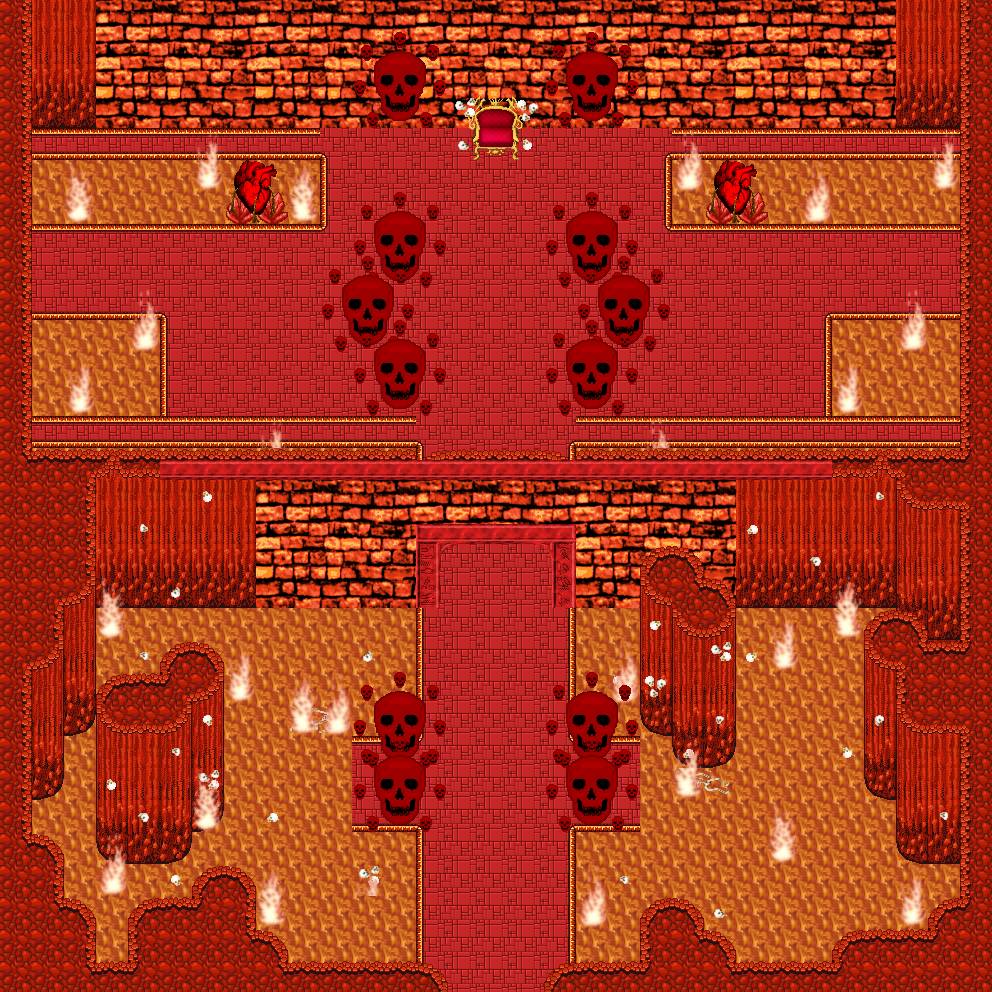

Below is a game level as drawn by its tile map, then a one-line description and the .tmx that defines it (tile-layer data replaced by summaries):
An orthogonal 31x31 tile map with 32x32 px tiles, 5 tile layers (0_floor, 1_terrain, 2_object, 3_roof, ...), 3 hidden layers not drawn, 17 tilesets.

<map version="1.0" tiledversion="1.1.5" orientation="orthogonal" renderorder="right-down" width="31" height="31" tilewidth="32" tileheight="32" infinite="0" nextobjectid="1">
 <tileset firstgid="1" name="logic/collision" tilewidth="32" tileheight="32" tilecount="1" columns="1">
  <image source="../../tileset/logic/collision.png" width="32" height="32" />
 </tileset>
 <tileset firstgid="2" name="ground/fire/lava" tilewidth="32" tileheight="32" tilecount="27" columns="3">
  <image source="../../tileset/ground/fire/lava.png" width="96" height="288" />
 </tileset>
 <tileset firstgid="29" name="item/corpse/skeleton" tilewidth="32" tileheight="32" tilecount="4" columns="2">
  <image source="../../tileset/item/corpse/skeleton.png" width="64" height="64" />
 </tileset>
 <tileset firstgid="33" name="item/corpse/skulls" tilewidth="32" tileheight="32" tilecount="16" columns="4">
  <image source="../../tileset/item/corpse/skulls.png" width="128" height="128" />
 </tileset>
 <tileset firstgid="49" name="furniture/chair/throne" tilewidth="32" tileheight="32" tilecount="6" columns="3">
  <image source="../../tileset/furniture/chair/throne.png" width="96" height="64" />
 </tileset>
 <tileset firstgid="55" name="logic/portal" tilewidth="32" tileheight="32" tilecount="7" columns="7">
  <image source="../../tileset/logic/portal.png" width="224" height="32" />
 </tileset>
 <tileset firstgid="62" name="ground/skull" tilewidth="32" tileheight="32" tilecount="9" columns="3">
  <image source="../../tileset/ground/skull.png" width="96" height="96" />
 </tileset>
 <tileset firstgid="71" name="terrain/wall/brick_wall_red" tilewidth="32" tileheight="32" tilecount="25" columns="5">
  <image source="../../tileset/terrain/wall/brick_wall_red.png" width="160" height="160" />
 </tileset>
 <tileset firstgid="96" name="ground/red_paving" tilewidth="32" tileheight="32" tilecount="24" columns="3">
  <image source="../../tileset/ground/red_paving.png" width="96" height="256" />
 </tileset>
 <tileset firstgid="120" name="item/statue/archway-wide-red" tilewidth="32" tileheight="32" tilecount="16" columns="4">
  <image source="../../tileset/item/statue/archway-wide-red.png" width="128" height="128" />
 </tileset>
 <tileset firstgid="136" name="item/statue/archway-wide-red" tilewidth="32" tileheight="32" tilecount="16" columns="4">
  <image source="../../tileset/item/statue/archway-wide-red.png" width="128" height="128" />
 </tileset>
 <tileset firstgid="152" name="terrain/wall/stone_red" tilewidth="32" tileheight="32" tilecount="72" columns="8">
  <image source="../../tileset/terrain/wall/stone_red.png" width="256" height="288" />
 </tileset>
 <tileset firstgid="224" name="terrain/ground/stone" tilewidth="32" tileheight="32" tilecount="4" columns="4">
  <image source="../../tileset/terrain/ground/stone.png" width="128" height="32" />
 </tileset>
 <tileset firstgid="228" name="ground/rock/red_crystal_small" tilewidth="32" tileheight="32" tilecount="1" columns="1">
  <image source="../../tileset/ground/rock/red_crystal_small.png" width="32" height="32" />
 </tileset>
 <tileset firstgid="229" name="ground/fire/flame_large" tilewidth="32" tileheight="32" tilecount="8" columns="4">
  <image source="../../tileset/ground/fire/flame_large.png" width="128" height="64" />
 </tileset>
 <tileset firstgid="237" name="ground/fire/flames" tilewidth="32" tileheight="32" tilecount="8" columns="4">
  <image source="../../tileset/ground/fire/flames.png" width="128" height="64" />
 </tileset>
 <tileset firstgid="245" name="object/giant_heart" tilewidth="32" tileheight="32" tilecount="4" columns="2">
  <image source="../../tileset/object/giant_heart.png" width="64" height="64" />
 </tileset>
 <layer name="0_floor" width="31" height="31">
  <data>[961 cells, 958 non-empty, 23 distinct tile ids]</data>
 </layer>
 <layer name="1_terrain" width="31" height="31">
  <data>[961 cells, 494 non-empty, 91 distinct tile ids]</data>
 </layer>
 <layer name="2_object" width="31" height="31">
  <data>[961 cells, 83 non-empty, 31 distinct tile ids]</data>
 </layer>
 <layer name="3_roof" width="31" height="31">
  <data>[961 cells, 89 non-empty, 29 distinct tile ids]</data>
 </layer>
 <layer name="4_roof_add" width="31" height="31">
  <data>[961 cells, 44 non-empty, 14 distinct tile ids]</data>
 </layer>
 <layer name="objects" width="31" height="31" visible="0">
  <data>[961 cells, 3 non-empty, 1 distinct tile ids]</data>
 </layer>
 <layer name="collision" width="31" height="31" visible="0" opacity="0.54">
  <data>[961 cells, 780 non-empty, 1 distinct tile ids]</data>
 </layer>
 <layer name="protection" width="31" height="31" visible="0">
  <data>[961 cells, 0 non-empty, 0 distinct tile ids]</data>
 </layer>
</map>
